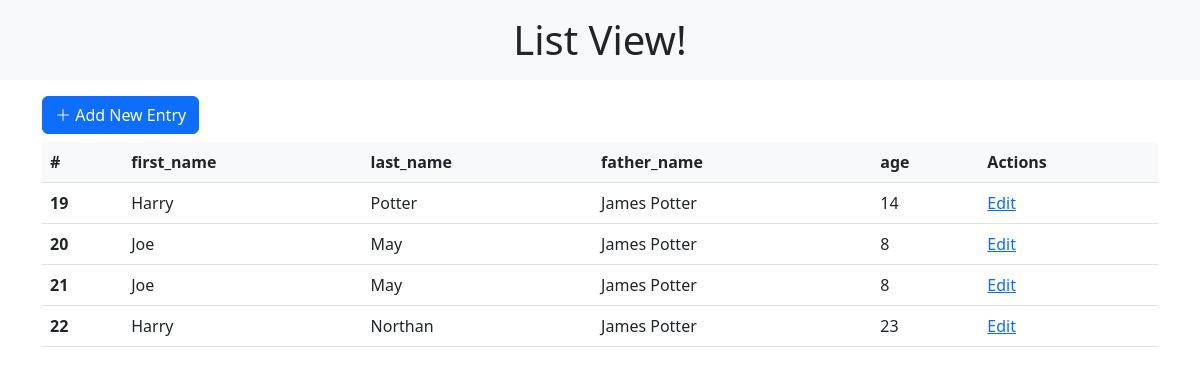
The page / on the database its author committed.
### core/models.py (models this page shows)
class Person(models.Model):
  first_name = models.CharField(max_length=30)
  last_name = models.CharField(max_length=30)
  father_name = models.CharField(max_length=30)
  age = models.IntegerField()

### core/views.py (the view)
# urls.py: path('', views.index, name="home"),
def index(request):
  people = Person.objects.all()
  return render(request, 'index.html', context={'people':people})

### core/templates/index.html (shortened to what this page needs)
<!DOCTYPE html>
<html lang="en">
  <head>
    <link href="https://cdn.jsdelivr.net/npm/bootstrap@5.2.3/dist/css/bootstrap.min.css" rel="stylesheet" />
    <link rel="stylesheet" href="https://cdnjs.cloudflare.com/ajax/libs/bootstrap-icons/1.10.2/font/bootstrap-icons.min.css" />
  </head>
  <body class="">
    <h1 class="text-center p-3 bg-light container-fluid">List View!</h1>
    <div class="container">
      <a href="{% url 'person_profile' %}" class="btn btn-primary my-2" ><i class="bi bi-plus-lg"></i> Add New Entry</a>
      <table class="table">
        <thead>
          <tr class="bg-light">
            <th scope="col">#</th>
            <th scope="col">first_name</th>
            <th scope="col">last_name</th>
            <th scope="col">father_name</th>
            <th scope="col">age</th>
            <th>Actions</th>
          </tr>
        </thead>
        <tbody>
          {% for person in people %}
          <tr>
            <th scope="row">{{person.id}}</th>
            <td>{{person.first_name}}</td>
            <td>{{person.last_name}}</td>
            <td>{{person.father_name}}</td>
            <td>{{person.age}}</td>
            <td><a href="{% url 'person_profile_update' person_id=person.id %}">Edit</a></td>
          </tr>
          {% endfor %}
        </tbody>
      </table>
    </div>
  </body>
</html>

### rows shown on the page
Person: id "19", first_name "Harry", last_name "Potter", father_name "James Potter", age "14"
Person: id "20", first_name "Joe", last_name "May", father_name "James Potter", age "8"
Person: id "21", first_name "Joe", last_name "May", father_name "James Potter", age "8"
Person: id "22", first_name "Harry", last_name "Northan", father_name "James Potter", age "23"
